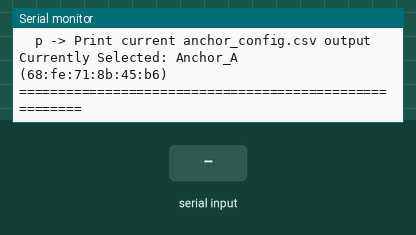
A sketch run on a simulated ESP32. Parts: the last lines printed to the serial monitor. Inputs (shaded band) come from the test bench. Nothing arrives over Bluetooth unless stated.

Above: at 2.7 s.
2.8 s: "1" received over Serial
At 4.1 s:
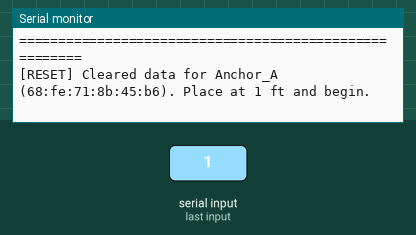
5.1 s: "2" received over Serial
At 6.9 s:
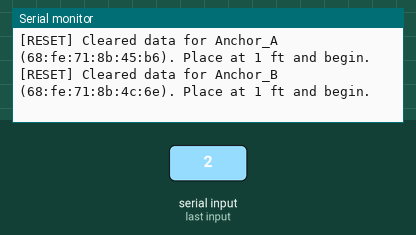
7.2 s: "3" received over Serial
At 8.7 s:
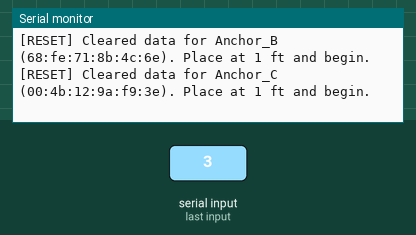
9.3 s: "4" received over Serial
At 10.3 s:
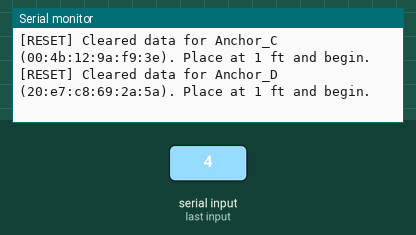
11.4 s: "0" received over Serial
At 13.2 s:
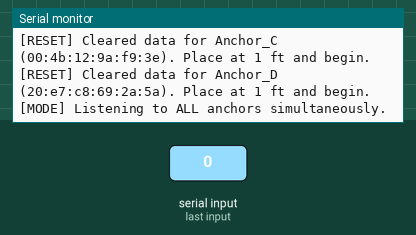
13.5 s: "p" received over Serial
At 14.5 s:
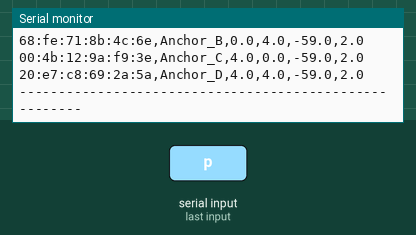

The sketch:

target_calibration.ino
```cpp
/*
 * IPS Target Node - 1-Foot RSSI Calibration Tool
 * -----------------------------------------------
 * Calibrates the TxPower (reference RSSI at 1.0 ft) for each anchor node one by one.
 *
 * Hardware setup:
 * 1. Keep Anchor firmware unchanged (standard BLE advertiser).
 * 2. Place the target node and the selected anchor exactly 1 foot (12 inches) apart.
 * 3. Keep other anchors turned off or at least 10+ feet away to avoid signal confusion.
 * 4. Open Serial Monitor at 115200 baud.
 * 5. Type '1', '2', '3', or '4' in Serial to select which anchor you are testing.
 * 6. Collects 50 samples and outputs the exact calibrated 'tx' value and ready-to-paste CSV.
 */

#include <Arduino.h>
#include <BLEDevice.h>
#include <BLEScan.h>
#include <BLEAdvertisedDevice.h>
#include <math.h>

struct Anchor {
  const char* name;
  const char* mac;
  float x;
  float y;
  int sampleCount;
  long rssiSum;
  long rssiSqSum;
  int minRssi;
  int maxRssi;
  float calibratedTx;
  bool isCalibrated;
};

// Anchors matching server/anchor_config.csv
#define NUM_ANCHORS 4
Anchor anchors[NUM_ANCHORS] = {
  {"Anchor_A", "68:fe:71:8b:45:b6", 0.0, 0.0, 0, 0, 0, 999, -999, -59.0, false},
  {"Anchor_B", "68:fe:71:8b:4c:6e", 0.0, 4.0, 0, 0, 0, 999, -999, -59.0, false},
  {"Anchor_C", "00:4b:12:9a:f9:3e", 4.0, 0.0, 0, 0, 0, 999, -999, -59.0, false},
  {"Anchor_D", "20:e7:c8:69:2a:5a", 4.0, 4.0, 0, 0, 0, 999, -999, -59.0, false}
};

const int TARGET_SAMPLES = 50;

// -1 means listen to whichever anchor is active / all; 0..3 targets specific anchor
int selectedAnchorIdx = 0;

BLEScan* scanner = nullptr;

void resetAnchorStats(int idx) {
  if (idx < 0 || idx >= NUM_ANCHORS) return;
  anchors[idx].sampleCount = 0;
  anchors[idx].rssiSum = 0;
  anchors[idx].rssiSqSum = 0;
  anchors[idx].minRssi = 999;
  anchors[idx].maxRssi = -999;
  anchors[idx].isCalibrated = false;
  Serial.printf("\n[RESET] Cleared data for %s (%s). Place at 1 ft and begin.\n",
                anchors[idx].name, anchors[idx].mac);
}

void printMenu() {
  Serial.println("\n=======================================================");
  Serial.println("         IPS TARGET - 1-FOOT RSSI CALIBRATION          ");
  Serial.println("=======================================================");
  Serial.println("Commands:");
  Serial.println("  1 -> Calibrate Anchor_A (0.0, 0.0)");
  Serial.println("  2 -> Calibrate Anchor_B (0.0, 4.0)");
  Serial.println("  3 -> Calibrate Anchor_C (4.0, 0.0)");
  Serial.println("  4 -> Calibrate Anchor_D (4.0, 4.0)");
  Serial.println("  0 -> Listen to ALL registered anchors");
  Serial.println("  r -> Reset samples for current anchor");
  Serial.println("  p -> Print current anchor_config.csv output");
  Serial.printf("Currently Selected: %s (%s)\n",
                (selectedAnchorIdx >= 0) ? anchors[selectedAnchorIdx].name : "ALL ANCHORS",
                (selectedAnchorIdx >= 0) ? anchors[selectedAnchorIdx].mac : "*");
  Serial.println("=======================================================\n");
}

void printCsvSummary() {
  Serial.println("\n-------------------------------------------------------");
  Serial.println("COPY-PASTE READY: server/anchor_config.csv");
  Serial.println("-------------------------------------------------------");
  Serial.println("mac,name,x,y,tx,n");
  for (int i = 0; i < NUM_ANCHORS; i++) {
    float txVal = anchors[i].isCalibrated ? anchors[i].calibratedTx : -59.0;
    Serial.printf("%s,%s,%.1f,%.1f,%.1f,2.0\n",
                  anchors[i].mac, anchors[i].name, anchors[i].x, anchors[i].y, txVal);
  }
  Serial.println("-------------------------------------------------------\n");
}

int findAnchorIndex(const String& mac) {
  for (int i = 0; i < NUM_ANCHORS; i++) {
    if (mac.equalsIgnoreCase(anchors[i].mac)) {
      return i;
    }
  }
  return -1;
}

void processSample(int idx, int rssi) {
  Anchor& a = anchors[idx];

  if (a.sampleCount >= TARGET_SAMPLES) {
    return; // Already reached target count
  }

  a.sampleCount++;
  a.rssiSum += rssi;
  a.rssiSqSum += (long)rssi * rssi;
  if (rssi < a.minRssi) a.minRssi = rssi;
  if (rssi > a.maxRssi) a.maxRssi = rssi;

  float currentAvg = (float)a.rssiSum / a.sampleCount;

  Serial.printf("  [%s] Sample %2d/%2d -> Instant: %3d dBm | Avg so far: %5.1f dBm\n",
                a.name, a.sampleCount, TARGET_SAMPLES, rssi, currentAvg);

  if (a.sampleCount == TARGET_SAMPLES) {
    float mean = currentAvg;
    float variance = ((float)a.rssiSqSum / a.sampleCount) - (mean * mean);
    float stdDev = (variance > 0) ? sqrt(variance) : 0.0;

    a.calibratedTx = round(mean * 10.0) / 10.0;
    a.isCalibrated = true;

    Serial.println("\n*******************************************************");
    Serial.printf(" [SUCCESS] Calibration Complete for %s (%s)\n", a.name, a.mac);
    Serial.printf(" Measured at Distance : 1.0 ft\n");
    Serial.printf(" Calibrated Tx Power  : %.1f dBm  <-- Use as 'tx' in config\n", a.calibratedTx);
    Serial.printf(" Signal Stability     : StdDev ± %.2f dBm (Min: %d, Max: %d)\n", stdDev, a.minRssi, a.maxRssi);
    Serial.println("*******************************************************\n");

    // Auto advance to next uncalibrated anchor if in sequential mode
    if (selectedAnchorIdx >= 0 && selectedAnchorIdx < NUM_ANCHORS - 1) {
      Serial.printf("Tip: Now turn off/move %s, place %s at 1 ft, and type '%d'\n\n",
                    a.name, anchors[selectedAnchorIdx + 1].name, selectedAnchorIdx + 2);
    } else {
      printCsvSummary();
    }
  }
}

void handleSerialInput() {
  if (!Serial.available()) return;
  char cmd = Serial.read();

  if (cmd == '1') {
    selectedAnchorIdx = 0;
    resetAnchorStats(0);
  } else if (cmd == '2') {
    selectedAnchorIdx = 1;
    resetAnchorStats(1);
  } else if (cmd == '3') {
    selectedAnchorIdx = 2;
    resetAnchorStats(2);
  } else if (cmd == '4') {
    selectedAnchorIdx = 3;
    resetAnchorStats(3);
  } else if (cmd == '0') {
    selectedAnchorIdx = -1;
    Serial.println("\n[MODE] Listening to ALL anchors simultaneously.");
  } else if (cmd == 'r' || cmd == 'R') {
    if (selectedAnchorIdx >= 0) {
      resetAnchorStats(selectedAnchorIdx);
    } else {
      for (int i = 0; i < NUM_ANCHORS; i++) resetAnchorStats(i);
    }
  } else if (cmd == 'p' || cmd == 'P') {
    printCsvSummary();
  } else if (cmd == 'm' || cmd == 'M' || cmd == '?') {
    printMenu();
  }
}

void setup() {
  Serial.begin(115200);
  delay(1500);

  // Note: Wi-Fi is purposely NOT started here.
  // Running BLE alone prevents 2.4 GHz RF co-channel interference from Wi-Fi!
  BLEDevice::init("");
  scanner = BLEDevice::getScan();
  scanner->setActiveScan(true);
  scanner->setInterval(100);
  scanner->setWindow(99);

  printMenu();
}

void loop() {
  handleSerialInput();

  // Scan BLE for 1 second burst
  BLEScanResults* results = scanner->start(1, false);

  if (results != nullptr) {
    for (int i = 0; i < results->getCount(); i++) {
      BLEAdvertisedDevice device = results->getDevice(i);
      String mac = device.getAddress().toString().c_str();
      int rssi = device.getRSSI();

      int anchorIdx = findAnchorIndex(mac);
      if (anchorIdx >= 0) {
        // If we are filtering for a specific anchor, only accept that anchor's packets
        if (selectedAnchorIdx == -1 || selectedAnchorIdx == anchorIdx) {
          processSample(anchorIdx, rssi);
        }
      }
    }
    scanner->clearResults();
  }

  delay(50);
}
```

Measured:
- after the input at 2.8 s, the serial monitor: prints a new line after 0.84 s (image 1)
- after the input at 5.1 s, the serial monitor: prints a new line after 0.65 s (image 2)
- after the input at 7.2 s, the serial monitor: prints a new line after 0.65 s (image 3)
- after the input at 9.3 s, the serial monitor: prints a new line after 0.65 s (image 4)
- after the input at 11.4 s, the serial monitor: prints a new line after 0.65 s (image 5)
- after the input at 13.5 s, the serial monitor: prints a new line after 0.65 s (image 6)
